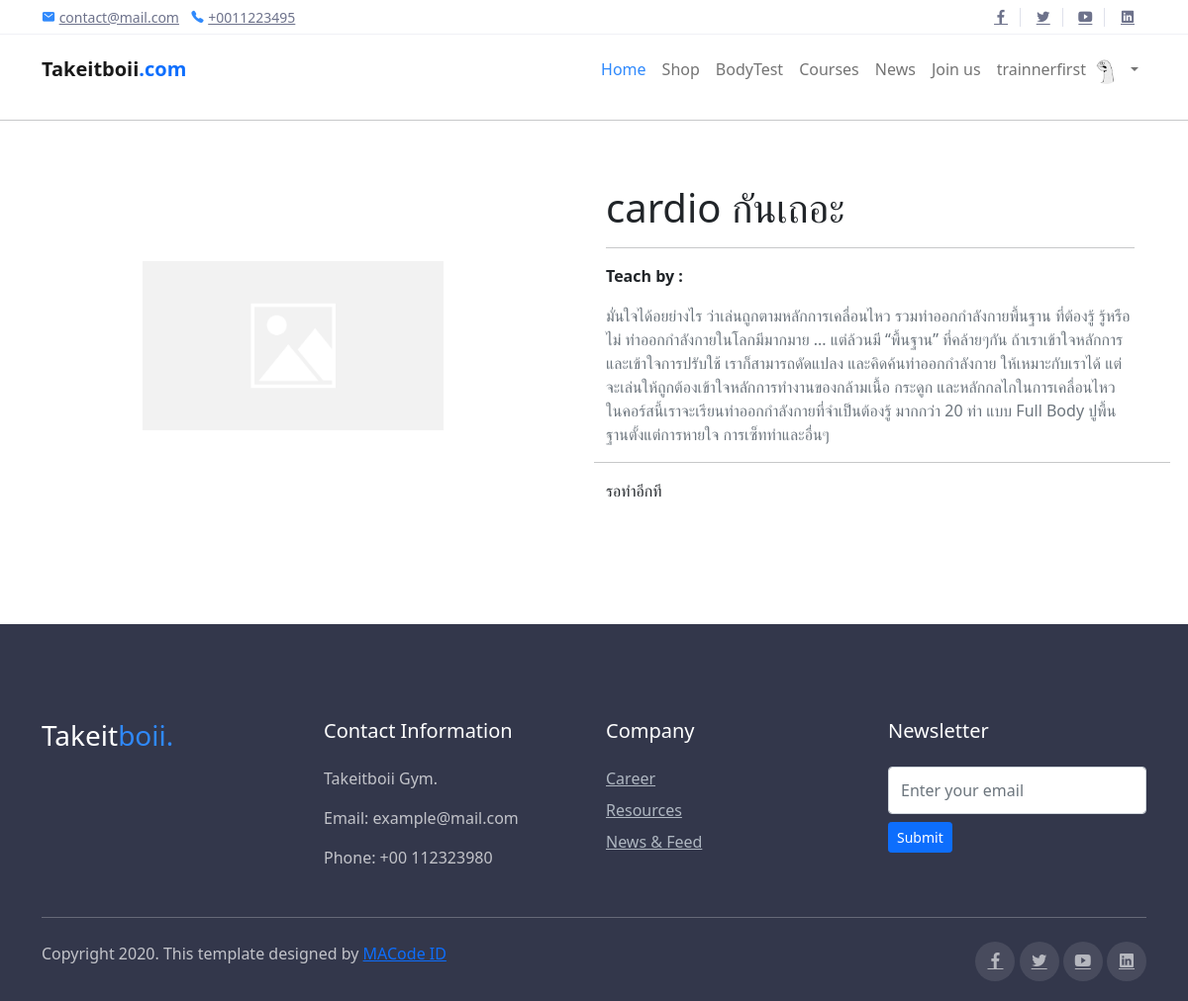
/Courses/5 (signed in), run on the app's committed database.
### Trainer/models.py (models this page shows, shortened)
class Trainer(models.Model):
    user = models.OneToOneField(User, on_delete=models.CASCADE, blank=True)
    age = models.PositiveIntegerField(default=0)
    gender = models.CharField(max_length=20)
    bio = models.CharField(max_length=250, null=True)
    specialist = models.CharField(max_length=100)
    tel = models.CharField(max_length=10, null=True)
    approve = models.BooleanField(default=False)
    profile_pic = models.ImageField(null=True, blank=True)

### Courses/models.py (models this page shows, shortened)
class Course(models.Model):
    name = models.CharField(max_length=500)
    info = models.CharField(max_length=500)
    teach = models.ManyToManyField(
        'Trainer.Trainer', related_name="teacher", blank=False)
    days = models.PositiveIntegerField(default=0)
    pic = models.ImageField(null=True, blank=True,default="default-image.png")

### Courses/views.py (the view)
# urls.py: path("<int:id>", views.show_course, name="course_details"),
def show_course(request, id):
    if not request.user.is_authenticated:
        return HttpResponseRedirect(reverse("Users:login"))
    else:
        try:
            checkTr = Trainer.objects.get(user=request.user)
        except Trainer.DoesNotExist:
            checkTr = None
        if checkTr is None:
            customer1 = get_object_or_404(Customer,user=request.user)
            customer_owned = customer1.owned
            course_details = Course.objects.get(id=id)
            x = get_object_or_404(Course, pk=id)
            tr = get_object_or_404(Course, pk=x.id).teach.all()
            listTr = []
            for i in tr:
                listTr.append(i.user)
            print(listTr)
            check_add = True
            check_remove = False
            if customer_owned is not None:
                customer_owned_id = customer_owned.id
                if customer_owned.id == course_details.id:
                    check_add = False
                    check_remove = True
                else:
                    check_add = False
                    check_remove = False
        else:
            course_details = Course.objects.get(id=id)
            return render(request,'courses/course_details.html' , {'course_details': course_details,'checkTr':checkTr})
    return render(request, 'courses/course_details.html', {'course_details': course_details, "check_add": check_add, "check_remove": check_remove, "listTr": listTr, })

### Courses/templates/courses/course_details.html (shortened to what this page needs)
{% extends "home/layout.html" %}
{% load static %}
{% block body %}
<head>
</head>
{% if course_details %}
    <body>
      <hr>
      <div class=" container">
        <div class="vg-page page-about" id="about">
          <div class="container py-5">
            <div class="row">
              <div class="col py-5">
                <div class="img-place col-md-12">
                  {% if course_details.pic %}
                  <div id="yourContainer">
                    <img class="img-rounded" src="{{course_details.pic.url}}">
                    {% else %}
                    <img class="img-rounded" src='/static/images/trainer_default_pic.jpg'>
                    {% endif %}
                  </div>
                </div>
              </div>
              <div class=" col-lg-6 offset-lg-0 wow fadeInRight">
                <h1 class="fw-light">{{course_details.name}}</h1>
                <hr>
                <div class="row">
                  <ul class="theme-list">
                    <b>
                      Teach by :
                    </b>
                  </ul>
                </div>
                <p class=" text-muted">{{ course_details.info }}</p>
                <div class="row">
                  <hr>
                  {% if checkTr is not None %}
                  <div>รอทำอีกที</div>
                    {%endif%}
                </div>
              </div>
            </div>
          </div>
        </div>
      </div>
      {% endif %}
</body>
{% endblock %}

### home/templates/home/layout.html (shortened to what this page needs)
<!DOCTYPE html>
<html>
{% load static %}
<head>
  <link rel="stylesheet" href="{% static 'assets/css/bootstrap.css' %}">
  <link rel="stylesheet" href="{% static 'assets/css/maicons.css' %}">
  <link rel="stylesheet" href="{% static 'assets/vendor/animate/animate.css' %}">
  <link rel="stylesheet" href="{% static 'assets/vendor/owl-carousel/css/owl.carousel.css' %}">
  <link rel="stylesheet" href="{% static 'assets/vendor/fancybox/css/jquery.fancybox.css' %}">
  <link rel="stylesheet" href="{% static 'assets/css/theme.css' %}">
  <link href="https://cdn.jsdelivr.net/npm/bootstrap@5.1.3/dist/css/bootstrap.min.css" rel="stylesheet"
>
</head>
<body>
  <header>
    <div class="top-bar">
      <div class="container">
        <div class="row align-items-center">
          <div class="col-md-8">
            <div class="d-inline-block">
              <span class="mai-mail fg-primary"></span> <a href="mailto:contact@mail.com">contact@mail.com</a>
            </div>
            <div class="d-inline-block ml-2">
              <span class="mai-call fg-primary"></span> <a href="tel:+0011223495">+0011223495</a>
            </div>
          </div>
          <div class="col-md-4 text-right d-none d-md-block">
            <div class="social-mini-button">
              <a href="#"><span class="mai-logo-facebook-f"></span></a>
              <a href="#"><span class="mai-logo-twitter"></span></a>
              <a href="#"><span class="mai-logo-youtube"></span></a>
              <a href="#"><span class="mai-logo-linkedin"></span></a>
            </div>
          </div>
        </div>
      </div>
    </div>
    <nav class="navbar navbar-expand-lg navbar-light">
      <div class="container">
        <a href="{% url 'home:index' %}" class="navbar-brand">Takeitboii<span class="text-primary">.com</span></a>
        <div class="navbar-collapse collapse" id="navbarContent">
          <ul class="navbar-nav ml-auto pt-3 pt-lg-0">
            <li class="nav-item active">
              <a href="{% url 'home:index' %}" class="nav-link">Home</a>
            </li>
            <li class="nav-item">
              <a href="userprofile.html" class="nav-link">Shop</a>
            </li>
            <li class="nav-item">
              <a href="{% url 'feature:bdTest' %}" class="nav-link">BodyTest</a>
            </li>
            <li class="nav-item">
              <a href="{% url 'Courses:course_list' %}" class="nav-link">Courses</a>
            </li>
            <li class="nav-item">
              <a href="{% url 'News:news-list' %}" class="nav-link">News</a>
            </li>
            <li class="nav-item">
              <a href="{% url 'Trainer:apply' %}" class="nav-link">Join us</a>
            </li>
            {%if request.user.is_authenticated %}
            <li class="nav-item">
              <a href="#" class="nav-link"> {{request.user.username}}</a>
            </li>
            {% if request.user.customer %}
            {% if request.user.customer.profile_pic %}
            <img class='profile-pic-home' src='{{request.user.customer.profile_pic.url}}'>
            {% else %}
            <img class='profile-pic-home' src='/static/images/user_default_pic.jfif'>
            {% endif %}
            {%else%}
            {% if request.user.trainer.profile_pic %}
            <img class='profile-pic-home' src='{{request.user.trainer.profile_pic.url}}'>
            {% else %}
            <img class='profile-pic-home' src='/static/images/trainer_default_pic.jpg'>
            {% endif %}
            {% endif %}
            <li class="nav-item">
            <li class="nav-item dropdown">
              <a class="nav-link dropdown-toggle" href="#" id="navbarDropdown" role="button" data-bs-toggle="dropdown"
                aria-expanded="false">
              </a>
            </li>
            {% endif %}
          </ul>
        </div>
      </div>
    </nav>
    {% block body %}
    {% endblock %}
    <footer class="page-footer">
      <div class="container">
        <div class="row">
          <div class="col-lg-3 py-3">
            <h3>Takeit<span class="fg-primary">boii.</span></h3>
          </div>
          <div class="col-lg-3 py-3">
            <h5>Contact Information</h5>
            <p>Takeitboii Gym.</p>
            <p>Email: example@mail.com</p>
            <p>Phone: +00 112323980</p>
          </div>
          <div class="col-lg-3 py-3">
            <h5>Company</h5>
            <ul class="footer-menu">
              <li><a href="#">Career</a></li>
              <li><a href="#">Resources</a></li>
              <li><a href="#">News & Feed</a></li>
            </ul>
          </div>
          <div class="col-lg-3 py-3">
            <h5>Newsletter</h5>
            <form action="#">
              <input type="text" class="form-control" placeholder="Enter your email">
              <button type="submit" class="btn btn-primary btn-sm mt-2">Submit</button>
            </form>
          </div>
        </div>
        <hr>
        <div class="row mt-4">
          <div class="col-md-6">
            <p>Copyright 2020. This template designed by <a href="https://macodeid.com">MACode ID</a></p>
          </div>
          <div class="col-md-6 text-right">
            <div class="sosmed-button">
              <a href="#"><span class="mai-logo-facebook-f"></span></a>
              <a href="#"><span class="mai-logo-twitter"></span></a>
              <a href="#"><span class="mai-logo-youtube"></span></a>
              <a href="#"><span class="mai-logo-linkedin"></span></a>
            </div>
          </div>
        </div>
      </div>
    </footer>
</body>
</html>

### static/assets/css/theme.css (style rules this page uses)
body { font-family: "Open Sans", sans-serif; font-weight: 400; line-height: 1.65; color: #2d2f38; }
a { color: #4B74FE; text-decoration: none; background-color: transparent; }
h1, .h1, h2, .h2, h3, .h3, h4, .h4, h5, .h5, h6, .h6 { line-height: 1.3; }
.fg-primary { color: #2F89FC !important; }
.btn { padding: 10px 28px; -webkit-transition: all 0.2s ease; transition: all 0.2s ease; }
.btn-primary { color: #fff; background-color: #2F89FC; border-color: #2F89FC; }
.navbar { min-height: 70px; }
.navbar-brand { font-weight: 600; padding-top: 10px; padding-bottom: 10px; }
.navbar-nav { margin-top: 10px; border-top: 1px solid #e4e7ee; -ms-flex-negative: 0; flex-shrink: 0; }
.navbar-nav .nav-link { -webkit-transition: all .2s ease; transition: all .2s ease; }
.navbar-light .navbar-nav .nav-link { color: rgba(109, 114, 139, 0.75); }
.navbar-light .navbar-nav .show > .nav-link, .navbar-light .navbar-nav .active > .nav-link, .navbar-light .navbar-nav .nav-link.show, .navbar-light .navbar-nav .nav-link.active { color: #2F89FC; }
@media (min-width: 992px) { .navbar-expand-lg .navbar-nav { margin-top: 0; border-top: none; } }
@media (min-width: 992px) { .navbar-expand-lg .navbar-nav .nav-link { padding-right: 1rem; padding-left: 1rem; } }
@media (min-width: 992px) { .navbar-expand-lg .navbar-nav { -webkit-box-align: center; -ms-flex-align: center; align-items: center; } }
.form-control { padding: 8px 15px; height: calc(1.5em + 1.375rem + 2px); border-color: #dee1e6; }
.img-place { position: relative; display: block; width: 100%; height: 100%; text-align: center; overflow: hidden; }
.img-place img { width: auto; max-width: 100%; height: 100%; }
.top-bar { display: block; height: 35px; border-bottom: 1px solid #f0f1f6; font-size: 14px; }
.top-bar .container, .top-bar .row { height: 100%; }
.top-bar a { color: #6D728B; }
.social-mini-button a { padding-left: 12px; padding-right: 12px; }
.social-mini-button a:not(:last-child) { border-right: 1px solid #dfe1eb; }
.page-footer { position: relative; display: block; padding-top: 80px; padding-bottom: 20px; background-color: #33374B; color: #fff; }
.page-footer hr { border-color: #464B61; }
.page-footer h5 { margin-bottom: 24px; }
.page-footer p { color: rgba(255, 255, 255, 0.7); }
.footer-menu { position: relative; padding-left: 0; list-style: none; }
.footer-menu li { margin-bottom: 8px; }
.footer-menu a { color: #AFB7C1; }
.sosmed-button a { display: inline-block; width: 40px; height: 40px; line-height: 40px; text-align: center; border-radius: 50%; background-color: rgba(255, 255, 255, 0.1); color: rgba(255, 255, 255, 0.6); outline: none !important; }

### home/templates/home/layout.html (style rules this page uses)
.profile-pic-home { margin-top: 5px; width: 25px; height: 25px; overflow: hidden; -webkit-border-radius: 50%; -moz-border-radius: 50%; -ms-border-radius: 50%; -o-border-radius: 50%; border-radius: 50%; }

### Courses/templates/courses/course_details.html (style rules this page uses)
#yourContainer { margin-top: 30px; width: 90%; height: 60%; }

### data on the page
Course: pic (placeholder picture), name "cardio กันเถอะ", info "มั่นใจได้อยย่างไร ว่าเล่นถูกตามหลักการเคลื่อนไหว รวมท่าออกกำลังกายพื้นฐาน ที่ต้องรู้ รู้หรือไม่ ท่าออกกำลังกายในโลกมีมากมาย ... แต่ล้วนมี “พื้นฐาน” ที่คล้ายๆกัน ถ้าเราเข้าใจหลักการ และเข้าใจการปรับใช้ เราก็สามารถดัดแปลง และคิดค้นท่าออกกำลังกาย ให้เหมาะกับเราได้ แต่จะเล่นให้ถูกต้องเข้าใจหลักการทำงานของกล้ามเนื้อ กระดูก และหลักกลไกในการเคลื่อนไหว ในคอร์สนี้เราจะเรียนท่าออกกำลังกายที่จำเป็นต้องรู้ มากกว่า 20 ท่า แบบ Full Body ปูพื้นฐานตั้งแต่การหายใจ การเซ็ทท่าและอื่นๆ"

### other printed values
{{ request.user.username }} "trainnerfirst"
